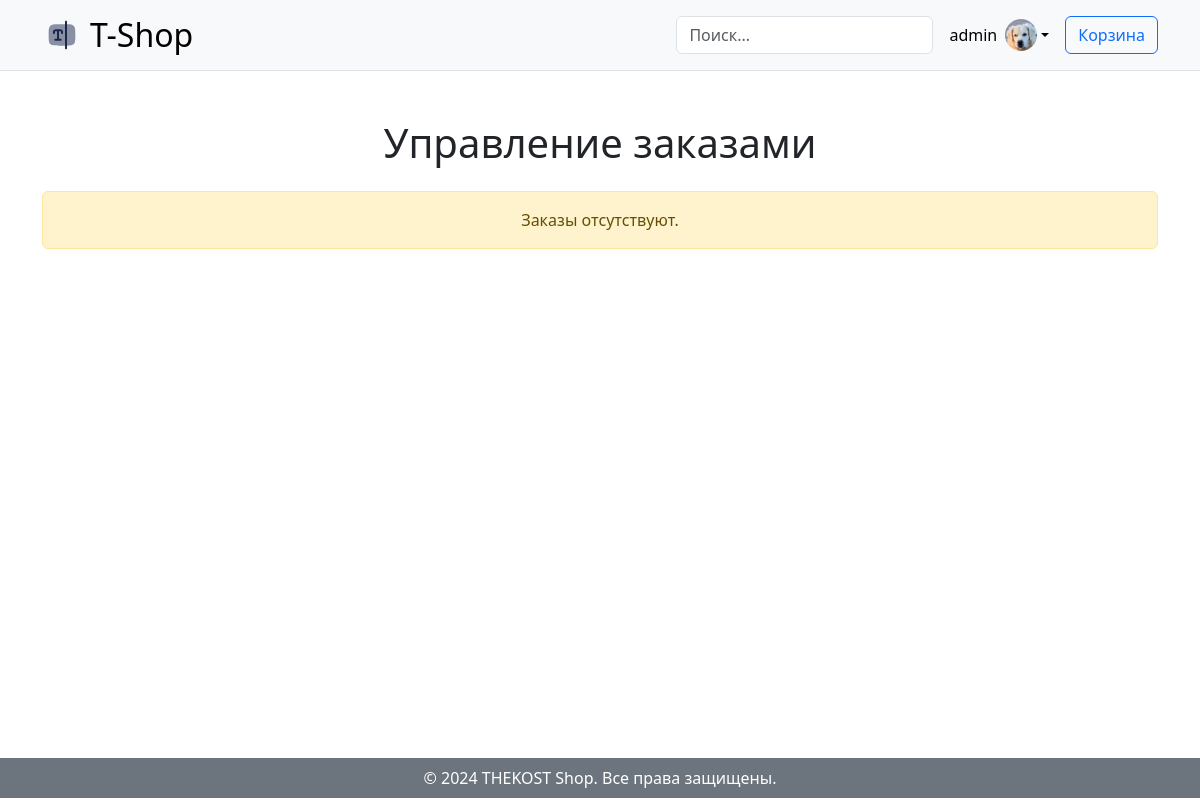
The app's page /shop/admin/orders/ (signed in), older data.
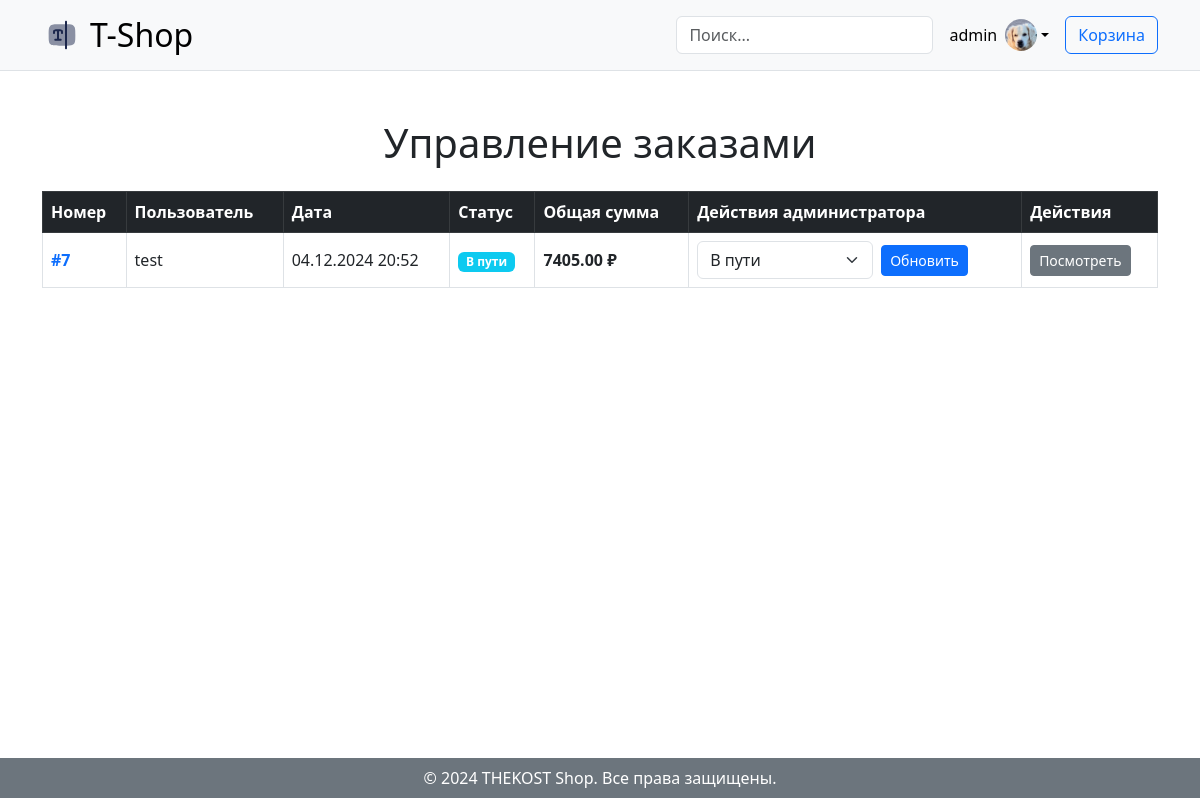
The same page, newer data.
### shop/models.py (models this page shows, shortened)
class Order(models.Model):
    STATUS_CHOICES = [
        ('confirmation', 'Подтверждение'),
        ('in_transit', 'В пути'),
        ('completed', 'Завершён'),
    ]
    user = models.ForeignKey(User, on_delete=models.CASCADE, related_name='orders')
    cart = models.ForeignKey('Cart', on_delete=models.CASCADE)
    status = models.CharField(max_length=20, choices=STATUS_CHOICES, default='confirmation')
    created_at = models.DateTimeField(auto_now_add=True)

### user_profile/models.py (models this page shows, shortened)
class User(AbstractUser):
    email = models.EmailField(
        max_length=150,
        unique=True,
        error_messages={
            "unique": "Адрес электронной почты должен быть уникальным"
        }
    )
    profile_image = models.ImageField(
        null=True,
        blank=True,
        upload_to="profile_images"
    )
    followers = models.ManyToManyField("Follow")
    REQUIRED_FIELDS = ["email"]
    objects = CustomUserManager()
    def get_profile_picture(self):
        url = ""
        try:
            url = self.profile_image.url
        except:
            url = ""
        return url

### shop/views.py (the view)
# urls.py: path('admin/orders/', AdminOrderListView.as_view(), name='admin_orders'),
class AdminOrderListView(UserPassesTestMixin, View):
    def test_func(self):
        return self.request.user.is_staff  # Ограничиваем доступ только для администраторов
    def get(self, request):
        orders = Order.objects.all().order_by('-created_at')
        orders_with_totals = []
        for order in orders:
            total_price = sum(
                item.quantity * item.product.price for item in order.cart.items.all()
            )
            orders_with_totals.append({
                'order': order,
                'total_price': total_price,
            })
        return render(request, 'shop/admin/order_list.html', {
            'orders_with_totals': orders_with_totals,
        })

### blog/context_processors.py (called while the page is built)
def get_all_categories(request):
    categories = Category.objects.all()
    context = {
        "categories": categories
    }
    return context

### templates/shop/admin/order_list.html (shortened to what this page needs)
{% extends 'shop/base/base.html' %}
{% block content %}
    <div class="container py-5">
        <h1 class="mb-4 text-center">Управление заказами</h1>
        {% if orders_with_totals %}
            <div class="table-responsive">
                <table class="table table-bordered table-hover align-middle">
                    <thead class="table-dark">
                    <tr>
                        <th scope="col">Номер</th>
                        <th scope="col">Пользователь</th>
                        <th scope="col">Дата</th>
                        <th scope="col">Статус</th>
                        <th scope="col">Общая сумма</th>
                        <th scope="col">Действия администратора</th>
                        <th scope="col">Действия</th>
                    </tr>
                    </thead>
                    <tbody>
                    {% for entry in orders_with_totals %}
                        <tr>
                            <td>
                                <a href="{% url 'order_detail' entry.order.id %}" class="text-decoration-none">
                                    <strong>#{{ entry.order.id }}</strong>
                                </a>
                            </td>
                            <td>{{ entry.order.user.username }}</td>
                            <td>{{ entry.order.created_at|date:"d.m.Y H:i" }}</td>
                            <td>
                                <span class="badge
                                    {% if entry.order.status == 'confirmation' %}
                                        bg-warning text-dark
                                    {% elif entry.order.status == 'in_transit' %}
                                        bg-info text-white
                                    {% elif entry.order.status == 'completed' %}
                                        bg-success
                                    {% endif %}
                                ">
                                    {{ entry.order.get_status_display }}
                                </span>
                            </td>
                            <td><strong>{{ entry.total_price }} ₽</strong></td>
                            <td>
                                <div class="d-flex flex-column flex-md-row gap-2">
                                    <form action="{% url 'admin_order_update' entry.order.id %}" method="post">
                                        <div class="d-flex align-items-center gap-2">
                                            <select name="status" class="form-select" style="width: auto;">
                                                {% for key, label in entry.order.STATUS_CHOICES %}
                                                    <option value="{{ key }}"
                                                            {% if entry.order.status == key %}selected{% endif %}>
                                                        {{ label }}
                                                    </option>
                                                {% endfor %}
                                            </select>
                                            <button type="submit" class="btn btn-primary btn-sm">Обновить</button>
                                        </div>
                                    </form>
                                </div>
                            </td>
                            <td>
                                <a href="{% url 'order_detail' entry.order.id %}" class="btn btn-secondary btn-sm">
                                    Посмотреть
                                </a>
                            </td>
                        </tr>
                    {% endfor %}
                    </tbody>
                </table>
            </div>
        {% else %}
            <div class="alert alert-warning text-center" role="alert">
                Заказы отсутствуют.
            </div>
        {% endif %}
    </div>
{% endblock %}

Row changes from the older to the newer data that the page shows:
added Order: order.id "7", order.user.username "test", order.created_at "04.12.2024 20:52", order.status "В пути", total_price "7405.00", status "В пути"
Text that changed along with them:
text no longer shown: "Заказы отсутствуют."
text now shown: "Номер Пользователь Дата Статус Общая сумма Действия администратора Действия"
